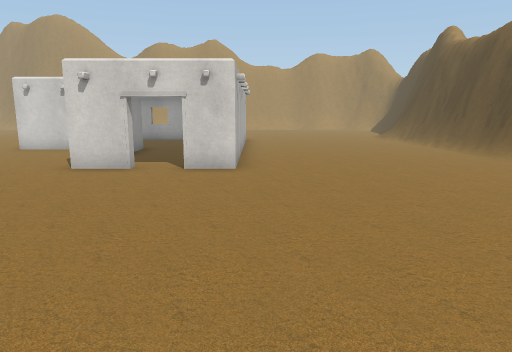
view 1 (above)

24 first-person views from a walk through a Unity game level. The camera is 1.4 m above the floor, tilts 10° down and sees 70° across. The floor is counted in squares, 1 m on a side. Each view is taken from the middle of a square. On the plan, view 1 faces up. The plan holds only what a view shows up to about 16 squares ahead; the rest is blank. The place goes on beyond the plan. The player is left out. Some animated figures are left out.

view 2
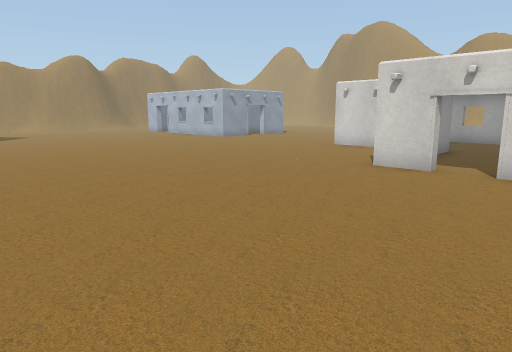

view 3
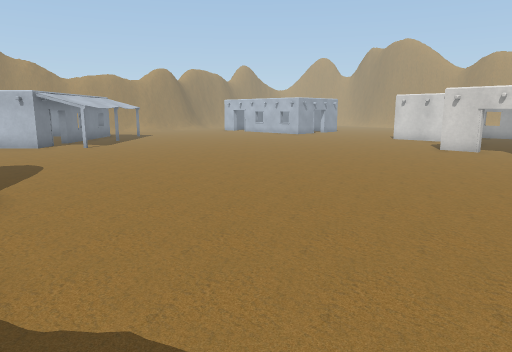

view 4
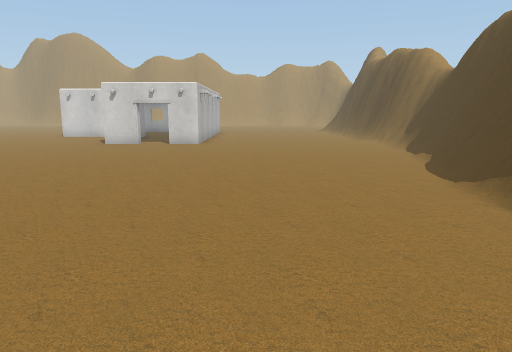

view 5
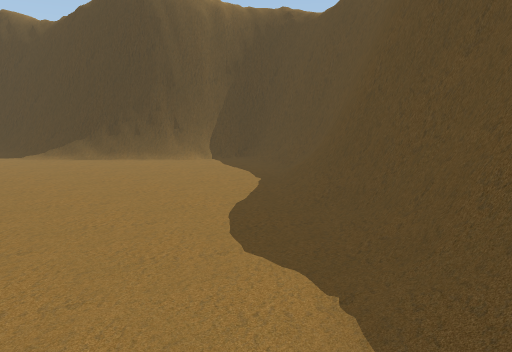

view 6
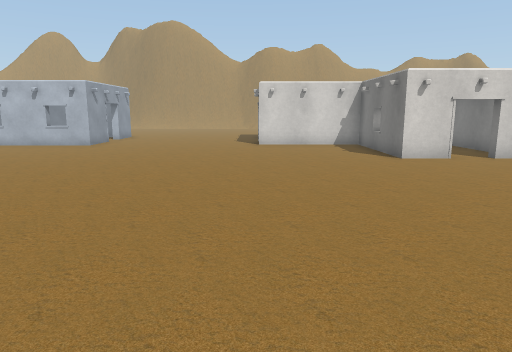

view 7
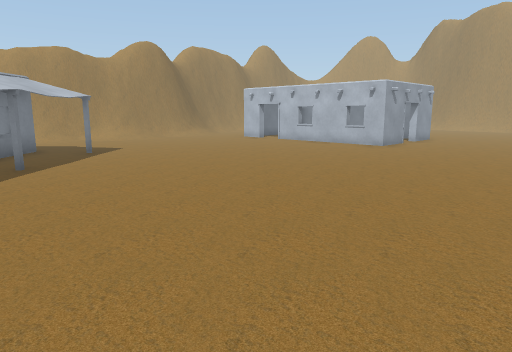

view 8
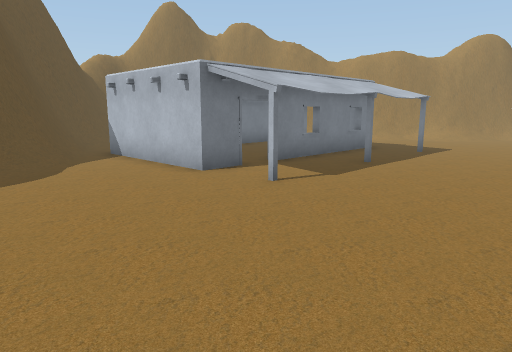

view 9
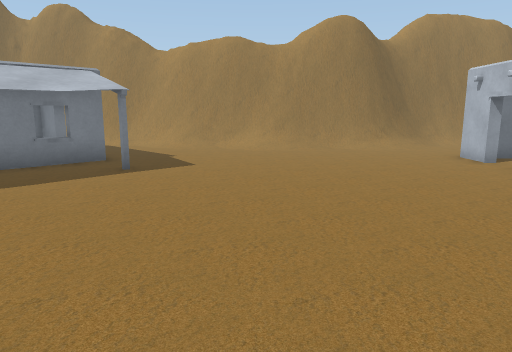

view 10
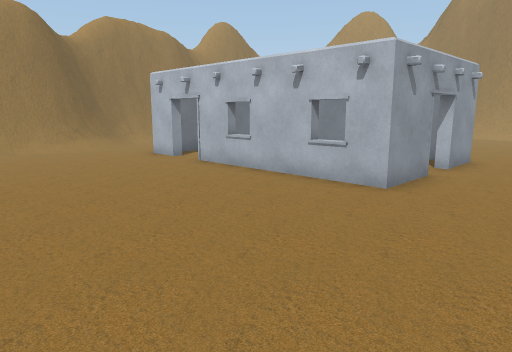

view 11
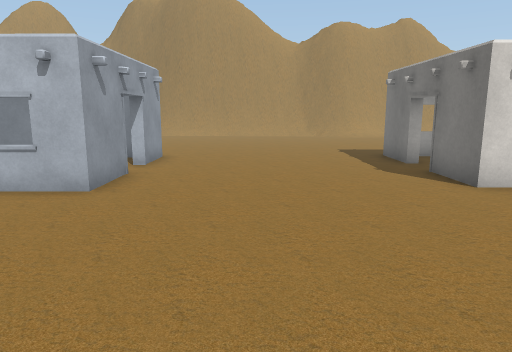

view 12
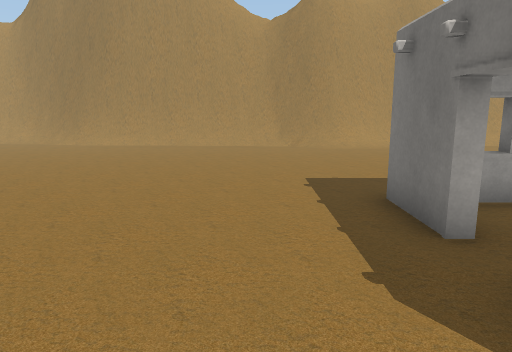

view 13
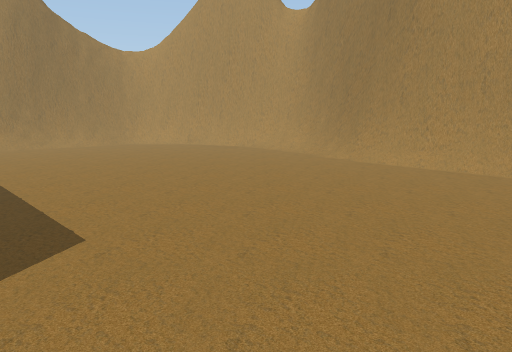

view 14
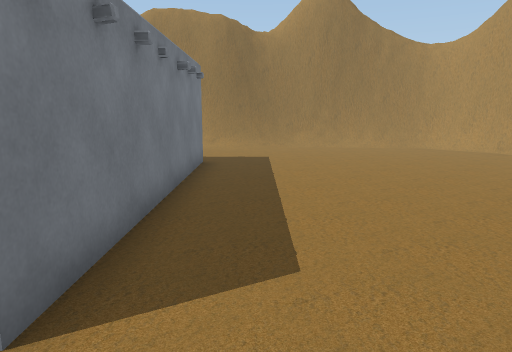

view 15
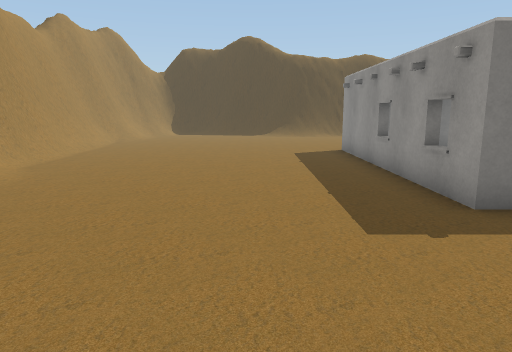

view 16
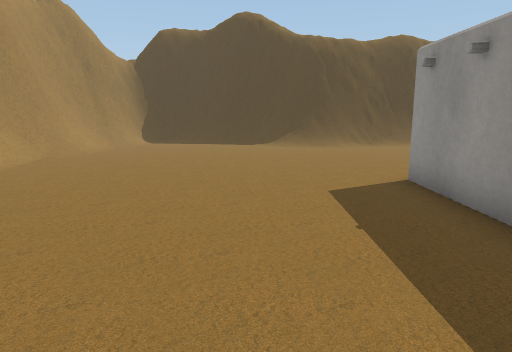

view 17
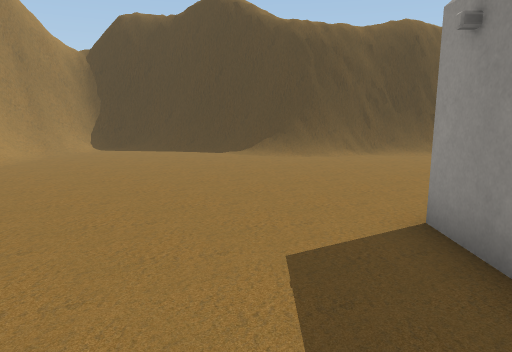

view 18
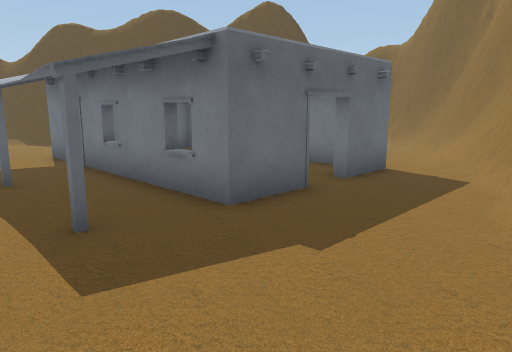

view 19
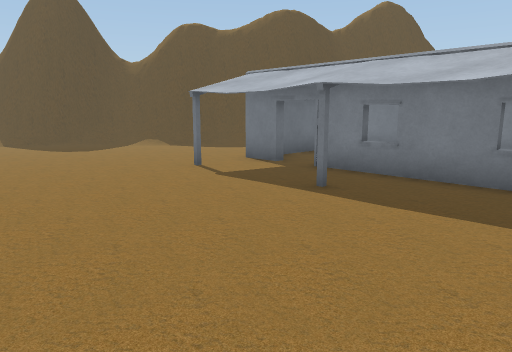

view 20
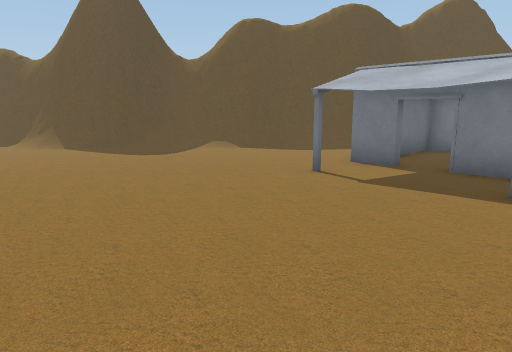

view 21
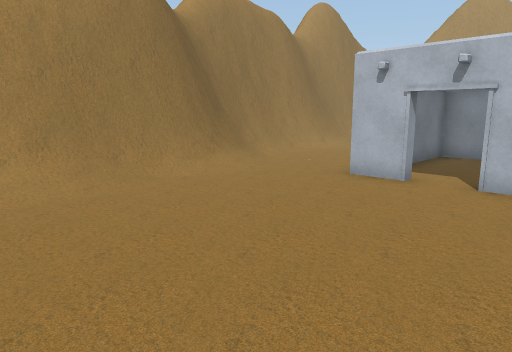

view 22
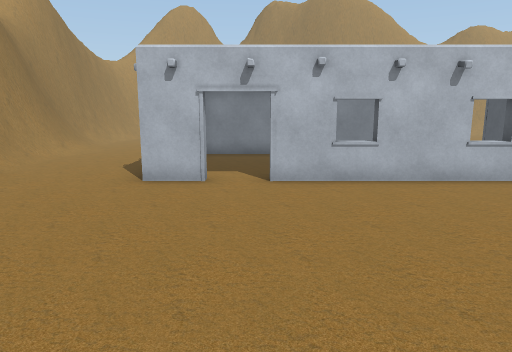

view 23
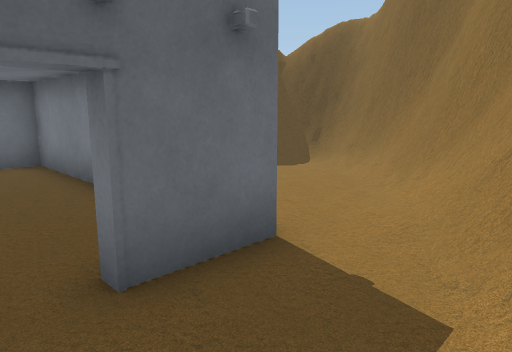

view 24
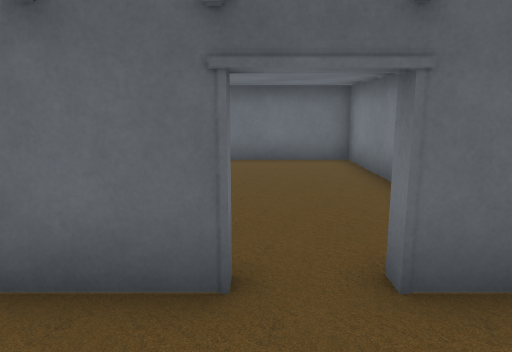

### Floor plan
Key: @ floor where view 1 was taken; # wall or solid block; x gap in a wall; . floor; / step, stairs or slope; = window, fence, low wall or low ledge; B building.
Columns run from 30 left of view 1 to 10 right of it. Each row starts with its distance up from view 1.
 30     #########
 29   ####=...=#############################
 28  ###...............#=###==........////###
 27  #=.................................../=#
 26 ##.....................................=#
 25 ##.....................................=#
 24 #=.....................................##
 23 #=.....................................#
 22 #/....................................=#
 21 #=.................................../##
 20 #=.................................../##
 19 ##...................#BB#BB###......./#
 18 ##....#########......#.. ..  #.......=#
 17  #....#..    .#......B.  ..  #   ..../#
 16  #....#..     .........  ... #......./#
 15  #....#..     #......#    .. #......./#
 14  #/...#BBBB  B#......######. #........#
 13  ##/..#B.#B#BB#...........#. #........#
 12  ##/......................B..#........#
 11   #/......................B..#........#
 10   #/...................... ..#........
  9   #/......................#BB#........##
  8   #/................................../#
  7   #/..................................=#
  6  ##...................................=#
  5  ##...................................##
  4  #=.....B............................/##
  3  #/................................../#
  2  #/..##B.............................=#
  1  #...B B# .B.........................##
  0 ##.##...BB....................@......##
 -1 #=.#B....B#.........................=#
 -2 #/..# ....BB........................=#
 -3 #/..   ....B#.......................##
 -4 #...  ##..##B.......................=#
 -5 #...   ####B........................=#
 -6 #/.     ##B.........................##
 -7 #/.     .x...........==//............#
 -8 #=/  ....==#========#####= /////==/=##
 -9 ###  ################  ##############

Where each view was taken, in squares from view 1:
view 1: 0 up, 0 right, facing up
view 2: 0 up, 0 right, facing up-left
view 3: 8 down, 1 right, facing up-left
view 4: 7 down, 2 right, facing up
view 5: 7 down, 5 left, facing right
view 6: 2 down, 9 left, facing up
view 7: 1 down, 9 left, facing up-left
view 8: 2 down, 9 left, facing left
view 9: 7 up, 13 left, facing left
view 10: 7 up, 13 left, facing up-left
view 11: 7 up, 13 left, facing up
view 12: 13 up, 11 left, facing up
view 13: 19 up, 13 left, facing up-left
view 14: 20 up, 14 left, facing left
view 15: 22 up, 14 left, facing right
view 16: 22 up, 8 left, facing right
view 17: 21 up, 5 left, facing right
view 18: 8 up, 24 left, facing down
view 19: 8 up, 18 left, facing down
view 20: 7 up, 15 left, facing down
view 21: 6 up, 20 left, facing up-left
view 22: 6 up, 22 left, facing up
view 23: 3 up, 27 left, facing down
view 24: 3 up, 27 left, facing down-right
